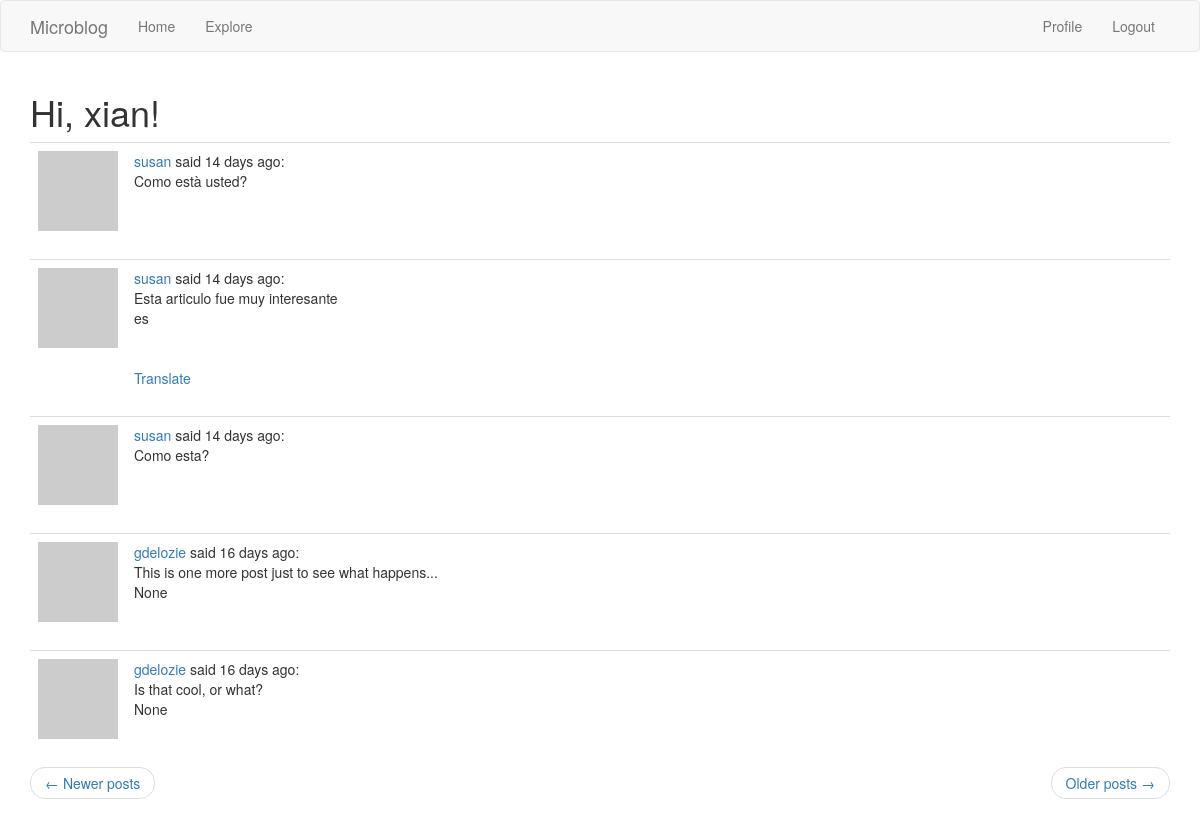
Screenshot of /explore?page=2 (signed in) with the database file from the repository.
### app/models.py (models this page shows, shortened)
class User(UserMixin, db.Model):
    id = db.Column(db.Integer, primary_key=True)
    username = db.Column(db.String(64), index=True, unique=True)
    email = db.Column(db.String(120), index=True, unique=True)
    password_hash = db.Column(db.String(128))
    posts = db.relationship('Post', backref='author', lazy='dynamic')
    about_me = db.Column(db.String(140))
    last_seen = db.Column(db.DateTime, default=datetime.utcnow)
    followed = db.relationship(
        'User', secondary=followers,
        primaryjoin=(followers.c.follower_id == id),
        secondaryjoin=(followers.c.followed_id == id),
        backref=db.backref('followers', lazy='dynamic'), lazy='dynamic')
    def avatar(self, size):
        digest = md5(self.email.lower().encode('utf-8')).hexdigest()
        return 'https://www.gravatar.com/avatar/{}?d=identicon&s={}'.format(
            digest, size)

class Post(db.Model):
    id = db.Column(db.Integer, primary_key=True)
    body = db.Column(db.String(140))
    timestamp = db.Column(db.DateTime, index=True, default=datetime.utcnow)
    user_id = db.Column(db.Integer, db.ForeignKey('user.id'))
    language = db.Column(db.String(5))

### app/routes.py (the view)
@app.route('/explore')
@login_required
def explore():
    page = request.args.get('page', 1, type=int)
    posts = Post.query.order_by(Post.timestamp.desc()).paginate(
        page, app.config['POSTS_PER_PAGE'], False)
    next_url = url_for('explore', page=posts.next_num) \
        if posts.has_next else None
    prev_url = url_for('explore', page=posts.prev_num) \
        if posts.has_prev else None
    return render_template('index.html', title=_('Explore'),
                           posts=posts.items, next_url=next_url,
                           prev_url=prev_url)

### app/models.py (called while the page is built)
@login.user_loader
def load_user(id):
    return User.query.get(int(id))

### app/routes.py (called while the page is built)
@app.before_request
def before_request():
    if current_user.is_authenticated:
        current_user.last_seen = datetime.utcnow()
        db.session.commit()
    g.locale = str(get_locale())

### app/templates/index.html (shortened to what this page needs)
{% extends "base.html" %}
{% import 'bootstrap/wtf.html' as wtf %}
{% block app_content %}
    <h1>{{ _('Hi, %(username)s!', username=current_user.username) }}</h1>
    {% for post in posts %}
        {% include '_post.html' %}
    {% endfor %}
    <nav aria-label="...">
        <ul class="pager">
            <li class="previous{% if not prev_url %} disabled{% endif %}">
                <a href="{{ prev_url or '#' }}">
                    <span aria-hidden="true">&larr;</span> {{ _('Newer posts') }}
                </a>
            </li>
            <li class="next{% if not next_url %} disabled{% endif %}">
                <a href="{{ next_url or '#' }}">
                    {{ _('Older posts') }} <span aria-hidden="true">&rarr;</span>
                </a>
            </li>
        </ul>
    </nav>
{% endblock %}

### app/templates/_post.html
    <table class="table table-hover">
        <tr>
            <td width="70px">
                <a href="{{ url_for('user', username=post.author.username) }}">
                    <img src="{{ post.author.avatar(70) }}" />
                </a>
            </td>
            <td>
                    <a href="{{ url_for('user', username=post.author.username) }}">
                        {{ post.author.username }}
                    </a> said {{moment(post.timestamp).fromNow()}}:
                <br>
                <span id="post{{ post.id }}">{{ post.body }}</span>
                <br>
                <span>{{post.language}}</span>
                <br>
                {% if post.language and post.language != g.locale %}
                <br><br>
                <span id="translation{{ post.id }}">
                    <a href="javascript:translate(
                                '#post{{ post.id }}',
                                '#translation{{ post.id }}',
                                '{{ post.language }}',
                                '{{ g.locale }}');">{{ _('Translate') }}</a>
                </span>
                {% endif %}
            </td>
        </tr>
    </table>

### rows the page displays
Post: author.username "susan", timestamp "14 days ago", body "Como està usted?"
Post: author.username "susan", timestamp "14 days ago", body "Esta articulo fue muy interesante", language "es"
Post: author.username "susan", timestamp "14 days ago", body "Como esta?"
Post: author.username "gdelozie", timestamp "16 days ago", body "This is one more post just to see what happens...", language "None"
Post: author.username "gdelozie", timestamp "16 days ago", body "Is that cool, or what?", language "None"
